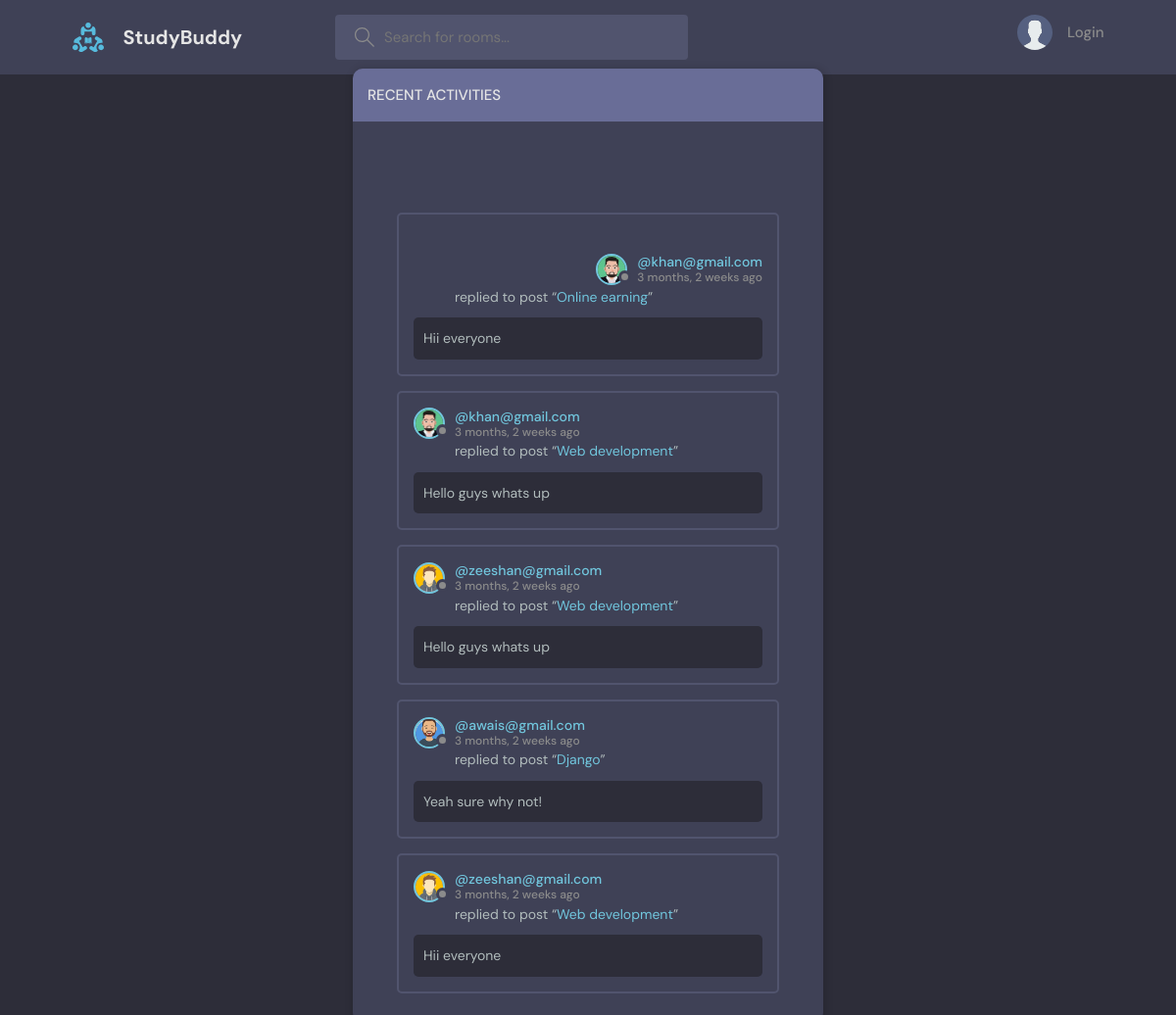
The page /activity/ on the database its author committed.
### studbud/models.py (models this page shows, shortened)
class message(models.Model):
    user = models.ForeignKey(User,  on_delete=models.CASCADE)
    room = models.ForeignKey(room ,  on_delete=models.CASCADE)
    body = models.CharField(max_length=150)
    updated = models.DateTimeField(auto_now=True)
    created = models.DateTimeField(auto_now_add=True)
    class Meta:
        ordering = ['-updated' , '-created']

class User(AbstractUser):
    name = models.CharField(max_length=200, null=True)
    email = models.EmailField(unique=True, null=True)
    bio = models.TextField(null=True)
    avatar = models.ImageField(null=True, default="avatar.svg")
    USERNAME_FIELD = 'email'
    REQUIRED_FIELDS = []

class room(models.Model):
    host =models.ForeignKey(User, on_delete=models.CASCADE)
    topic = models.ForeignKey(Topic ,  on_delete=models.SET_NULL , null=True)
    name = models.CharField(max_length=50)
    participants = models.ManyToManyField(User, related_name='participants' , blank=True)
    description = models.CharField( max_length=250)
    updated = models.DateTimeField(auto_now=True)
    created = models.DateTimeField(auto_now_add=True)
    class Meta:
        ordering = ['-updated' , '-created']
    def __str__(self):
        return self.name

### studbud/views.py (the view)
# urls.py: path('activity/' , views.activity , name = 'activity') ,
def activity(request ):
    Messages = message.objects.all()
    return render (request , 'studbud/activity.html' , {'Messages':Messages})

### studbud/templates/studbud/activity.html (shortened to what this page needs)
{% include "studbud/base.html" %}
{% block content %}
    <main class="layout">
      <div class="container">
        <div class="layout__box">
          <div class="layout__boxHeader">
            <div class="layout__boxTitle">
              <a href="{% url "home" %}">
              <h3>Recent Activities</h3>
            </div>
          </div>
          <div class="activities-page layout__body">
            {% for messages in Messages %}
            <div class="activities__box">
              <div class="activities__boxHeader roomListRoom__header">
                <a href="profile.html" class="roomListRoom__author">
                  <div class="avatar avatar--small">
                    <img src="{{messages.user.avatar.url}}" />
                  </div>
                  <p>
                    @{{messages.user}}
                    <span>{{messages.updated|timesince}} ago</span>
                  </p>
                </a>
              </div>
              <div class="activities__boxContent">
                <p>replied to post “<a href="{% url 'room' messages.room.id %}">{{messages.room}}</a>”</p>
                <div class="activities__boxRoomContent">
                  {{messages.body}}
                </div>
              </div>
            </div>
           {% endfor %}
          </div>
        </div>
      </div>
    </main>
{% endblock %}

### static/styles/style.css (style rules this page uses)
:root { --color-main: #71c6dd; --color-main-light: #e1f6fb; --color-dark: #3f4156; --color-dark-medium: #51546e; --color-dark-light: #696d97; --color-light: #e5e5e5; --color-gray: #8b8b8b; --color-light-gray: #b2bdbd; --color-bg: #2d2d39; --color-success: #5dd693; --color-error: #fc4b0b; }
* { font-family: "DM Sans", -apple-system, BlinkMacSystemFont, "Segoe UI", Roboto, Oxygen, Ubuntu, Cantarell, "Open Sans", "Helvetica Neue", sans-serif; margin: 0; padding: 0; box-sizing: border-box; text-rendering: optimizeLegibility; font-size: inherit; }
html { font-size: 56.25%; }
@media only screen and (min-width: 1200px) { html { font-size: 62.5%; } }
body { line-height: 1.6; font-weight: 400; font-size: 1.5rem; color: var(--color-light-gray); background-color: var(--color-bg); min-height: 100vh; }
img { width: 100%; }
a { display: inline-block; color: var(--color-main); text-decoration: none; }
.container { max-width: 120rem; width: 90%; margin: auto; }
.avatar { position: relative; display: inline-block; border-radius: 50%; border: 2px solid var(--color-main); }
.avatar img { display: block; border-radius: 50%; object-fit: cover; object-position: center; }
.avatar::after { content: ""; display: block; position: absolute; background-color: var(--color-gray); z-index: 111; border-radius: 50%; border: 0.3rem solid var(--color-dark); }
.avatar.avatar--small img { width: 2.8rem; height: 2.8rem; }
.avatar.avatar--small:after { width: 0.7rem; height: 0.7rem; bottom: 0px; right: -6px; }
.layout { margin-top: 2.4rem; }
.layout > .container { display: flex; justify-content: space-between; align-items: flex-start; }
.layout__box { width: 90%; max-width: 48rem; min-height: 40rem; position: absolute; top: 50%; left: 50%; transform: translate(-50%, -46%); background-color: var(--color-dark); border-radius: 1rem; box-shadow: 1px 1px 6px 3px rgba(0, 0, 0, 0.1); overflow: hidden; }
.layout__boxHeader { display: flex; padding: 1.5rem; background-color: var(--color-dark-light); }
.layout__boxTitle { display: flex; gap: 1.5rem; align-items: center; }
.layout__boxTitle h3 { text-transform: uppercase; font-weight: 500; color: var(--color-light); }
.layout__body { margin: 3rem; }
.roomListRoom__header { display: flex; justify-content: space-between; align-items: center; }
.roomListRoom__author { font-weight: 500; display: flex; align-items: center; gap: 1rem; }
.activities__box { margin: 1.5rem; padding: 1.5rem; border: 2px solid var(--color-dark-medium); border-radius: 5px; }
.activities__boxHeader p { font-size: 1.4rem; line-height: 1.3; }
.activities__boxHeader p span { color: var(--color-gray); font-size: 1.2rem; display: block; }
.activities__boxContent { margin-left: 4.2rem; }
.activities__boxContent { font-size: 1.4rem; }
.activities__boxRoomContent { background: var(--color-bg); padding: 1rem; border-radius: 5px; margin-top: 1rem; margin-left: -4.2rem; }

### rows shown on the page
message: user.avatar (picture), user "khan@gmail.com", updated "3 months, 2 weeks", room "Online earning", body "Hii everyone"
message: user.avatar (picture), user "khan@gmail.com", updated "3 months, 2 weeks", room "Web development", body "Hello guys whats up"
message: user.avatar (picture), user "zeeshan@gmail.com", updated "3 months, 2 weeks", room "Web development", body "Hello guys whats up"
message: user.avatar (picture), user "awais@gmail.com", updated "3 months, 2 weeks", room "Django", body "Yeah sure why not!"
message: user.avatar (picture), user "zeeshan@gmail.com", updated "3 months, 2 weeks", room "Web development", body "Hii everyone"
